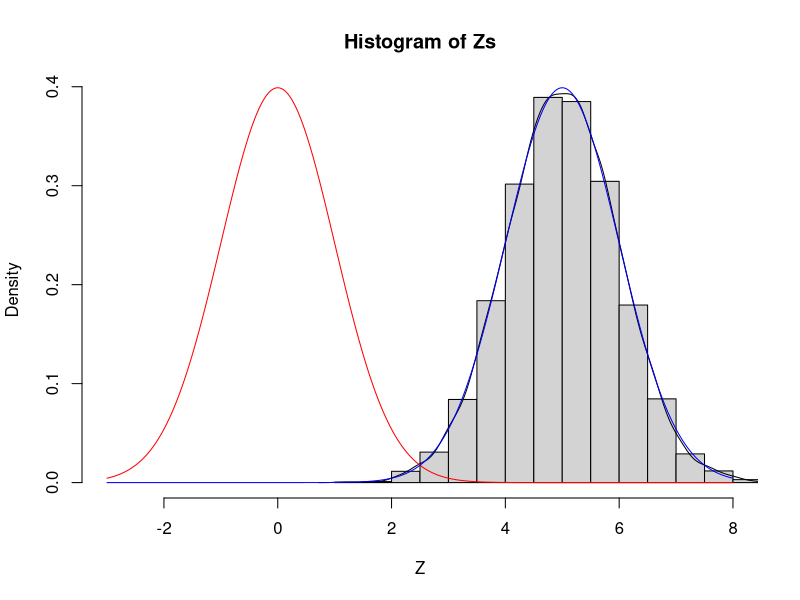

This chart was generated by the following R code:
N = 25
alpha = 0.05
upper_lim = qnorm(1-alpha/2)
lower_lim = qnorm(alpha/2)
# b)
print('Región de aceptación de H0: Z en')
print(lower_lim)
print(upper_lim)

# c)
mu = 2 
sigma = 1/20
xbar = 1.983

Z = (xbar - mu)/(sigma/sqrt(N))

print('Z*=')
print(Z)
print('Como Z* cae en la zona de rechazo de H0, me quedo con Ha\n')

# d) potencia del test
P1 = 1-pnorm(qnorm(1-alpha/2)-sqrt(N))
print(P1)
P2 = pnorm(-qnorm(1-alpha/2)-sqrt(N))
print(P2)
print('potencia del test')
print(P1+P2)

### EXTRA: Hago la simulación 

Nc = 1e4

Zs = replicate(Nc,0)

for (n in 1:Nc){
  xbar = mean(rnorm(N, mu+sigma, sigma))
  Z = (xbar - mu)/(sigma/sqrt(N))
  Zs[n] = Z
}
#%% ploteo 
# primero veamos la simulación
hist(Zs, prob=T, xlim=c(-3,8), xlab='Z')
lines(density(Zs))

# luego las distribuciones "teóricas" (calculadas analíticamente)
# defino el dominio de las gaussianas
domZ = seq(-3,8,1/1000)
# si H0 es cierta
lines(domZ, dnorm(domZ), col='red')
# si Ha es cierta
lines(domZ, dnorm(domZ, sqrt(N), 1), col='blue')
